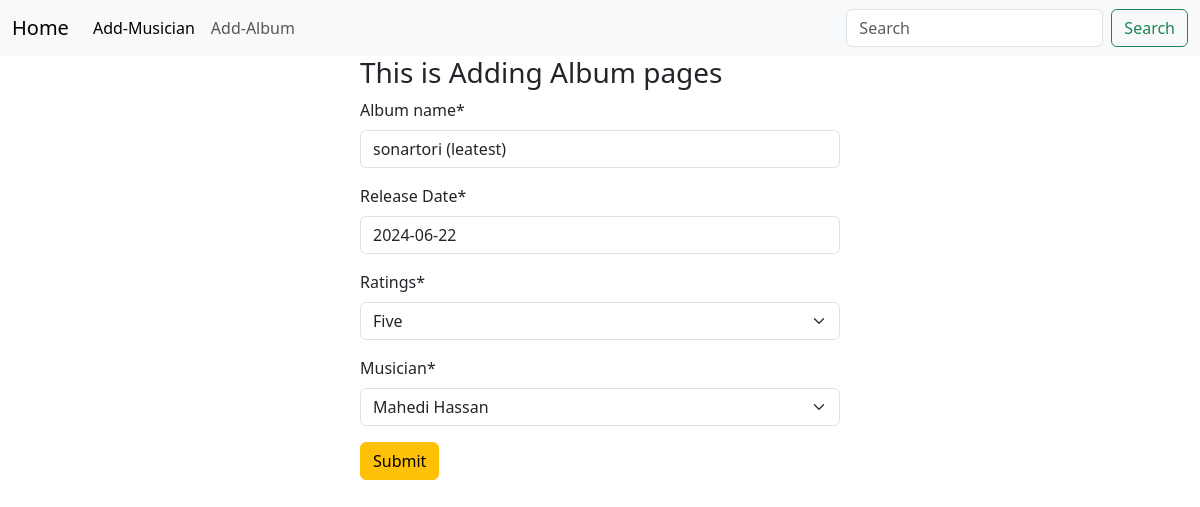
Page /album/edit/7 on the committed database.
### Album/models.py (models this page shows, shortened)
class AlbumForm(models.Model):
    Album_name = models.CharField(max_length=50)
    Release_Date = models.DateField(default=datetime.date.today)
    Ratings = models.IntegerField(choices=Ratings.choices,default=1)
    musician = models.ForeignKey(MusicianForm, on_delete=models.CASCADE)

### Album/views.py (the view)
# urls.py: path('edit/<int:id>',views.edited,name='edits'),
def edited(request,id):
    edit=models.AlbumForm.objects.get(pk=id)
    edits_form=forms.AlbumModelForm(instance=edit)
    if request.method=='POST':
        edits_form=forms.AlbumModelForm(request.POST,instance=edit)
        if edits_form.is_valid():
            edits_form.save()
            return redirect('homepages')
    return render(request,'album.html',{'form':edits_form})

### Album/forms.py
class AlbumModelForm(forms.ModelForm):
    class Meta:
        model=models.AlbumForm
        fields='__all__'

### musician/models.py (called while the page is built)
    def __str__(self):
        return self.First_name

### Album/templates/album.html (shortened to what this page needs)
{% extends "base.html" %}
{% load crispy_forms_tags %}
{% block content %}
<form  style="width: 40%;margin: auto;" method="post">
     <h3>This is Adding Album pages</h3>
    {{form | crispy }}
    <button class="btn btn-warning">Submit</button>
</form>
{% endblock %}

### rows in the picture
AlbumForm: Album_name "sonartori (leatest)", Release_Date "2024-06-22", Ratings "Five", musician "Mahedi Hassan"
